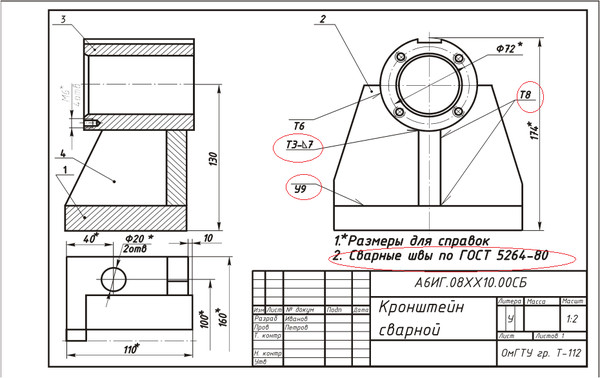
#> input picture data/images/4484eaad9d441b697b76103b2c728154_i-1004.jpg, 600 x 378 px
$ python -i text_line_segmenter.py   (imports and definitions only)
#> lines starting #> are read from the running program, lines starting #| are printed output that depends on the picture; after the words box and inside, x2 and y2 are one past the last pixel; in counts of white or black regions, pixels touching at a corner belong together
#> further down, picture is the input picture: shape (378, 600, 3); mean B, G, R 232.1, 232.4, 233.3
import cv2
import numpy as np


def _merge_intervals(intervals, gap):
    """
    Объединяет близкие вертикальные интервалы.
    """
    if not intervals:
        return []

    intervals = sorted(intervals)

    merged = [list(intervals[0])]

    for y1, y2 in intervals[1:]:
        prev_y1, prev_y2 = merged[-1]

        if y1 - prev_y2 <= gap:
            merged[-1][1] = max(prev_y2, y2)
        else:
            merged.append([y1, y2])

    return [tuple(x) for x in merged]


def segment_text_lines(image):
    """
    Разбивает изображение ячейки штампа на отдельные строки текста.

    Возвращает список изображений строк сверху вниз.
    """

    if image is None or image.size == 0:
        return []

    # Paddle Recognition ожидает 3 канала,
    # но для анализа нам нужен grayscale.
    if len(image.shape) == 3:
        gray = cv2.cvtColor(image, cv2.COLOR_BGR2GRAY)
    else:
        gray = image.copy()

    h, w = gray.shape

    # Небольшое размытие.
    gray = cv2.GaussianBlur(gray, (3, 3), 0)
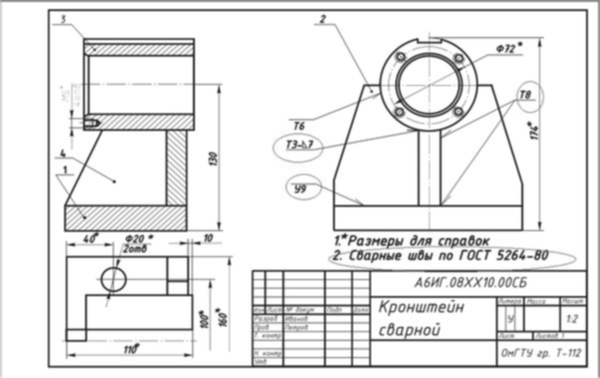
#> gray: shape (378, 600); min 39, max 255, mean 232.7

    # Чёрный текст -> белые объекты.
    _, binary = cv2.threshold(
        gray,
        0,
        255,
        cv2.THRESH_BINARY_INV + cv2.THRESH_OTSU
    )
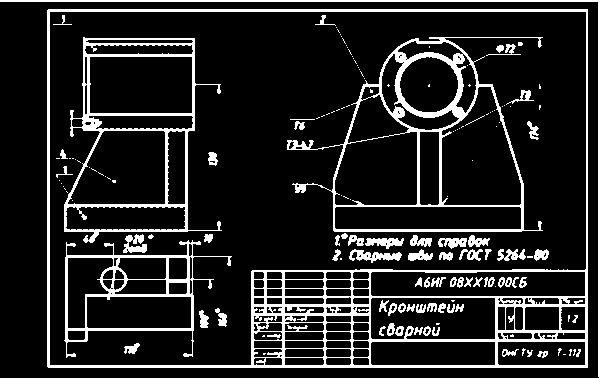
#> binary: shape (378, 600); 13.8% white; 151 white regions (83 under 20 px), largest, box (x1, y1, x2, y2) and area: (47, 9, 588, 368) 11667, (287, 37, 543, 232) 5384, (64, 37, 222, 243) 4170

    # ---------------------------------------------------------
    # Удаляем рамку ячейки.
    # ---------------------------------------------------------

    margin_x = max(2, int(w * 0.01))
    margin_y = max(2, int(h * 0.02))

    binary[:margin_y, :] = 0
    binary[h - margin_y:, :] = 0
    binary[:, :margin_x] = 0
    binary[:, w - margin_x:] = 0

    # ---------------------------------------------------------
    # Удаляем длинные горизонтальные и вертикальные линии.
    # ---------------------------------------------------------

    horizontal_kernel = cv2.getStructuringElement(
        cv2.MORPH_RECT,
        (max(20, w // 5), 1)
    )

    horizontal = cv2.morphologyEx(
        binary,
        cv2.MORPH_OPEN,
        horizontal_kernel
    )
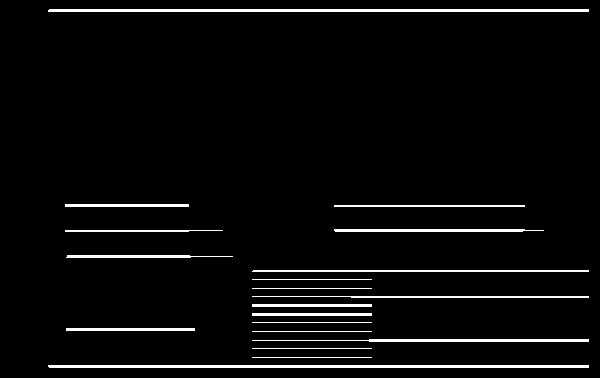
#> horizontal: shape (378, 600); 4% white; 19 white regions, largest, box (x1, y1, x2, y2) and area: (48, 9, 589, 12) 1622, (48, 365, 589, 368) 1622, (252, 339, 589, 342) 777

    vertical_kernel = cv2.getStructuringElement(
        cv2.MORPH_RECT,
        (1, max(20, h // 3))
    )

    vertical = cv2.morphologyEx(
        binary,
        cv2.MORPH_OPEN,
        vertical_kernel
    )
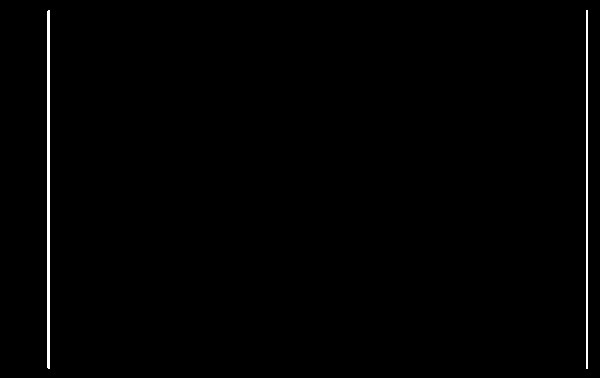
#> vertical: shape (378, 600); 0.79% white; 2 white regions, box (x1, y1, x2, y2) and area: (47, 10, 50, 369) 1075, (586, 10, 588, 369) 718

    clean = cv2.subtract(binary, horizontal)
#> clean: shape (378, 600); 8.9% white; 275 white regions (156 under 20 px), largest, box (x1, y1, x2, y2) and area: (287, 37, 543, 232) 4299, (64, 37, 221, 232) 3149, (85, 257, 214, 328) 1244
    clean = cv2.subtract(clean, vertical)
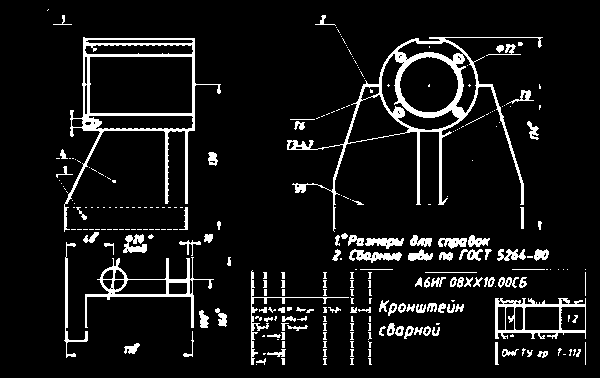
#> clean: shape (378, 600); 8.2% white; 275 white regions (158 under 20 px), largest, box (x1, y1, x2, y2) and area: (287, 37, 543, 232) 4299, (64, 37, 221, 232) 3149, (85, 257, 214, 328) 1244

    # ---------------------------------------------------------
    # Connected Components.
    # ---------------------------------------------------------

    num_labels, labels, stats, centroids = (
        cv2.connectedComponentsWithStats(
            clean,
            connectivity=8
        )
    )
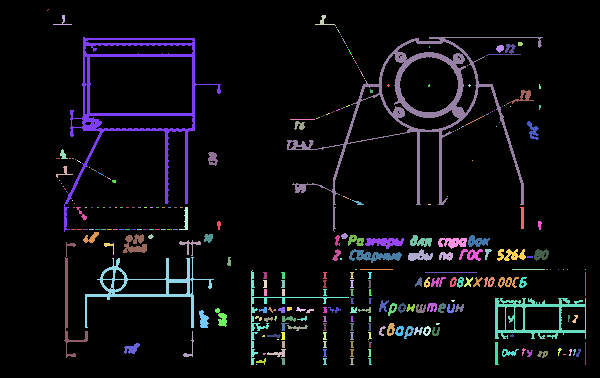
#> labels: shape (378, 600) int32; 276 distinct labels, from 0 to 275; one colour per label, 0 black
#> num_labels = 276; stats = 276 rows, first 6: [0, 0, 600, 378, 208294], [47, 9, 2, 2, 2], [53, 15, 19, 10, 40], [315, 15, 21, 11, 55], [336, 27, 1, 1, 1], [337, 29, 3, 4, 4]; centroids = 276 pairs, first value 47.5 to 585, second value 9.5 to 364

    components = []

    min_area = max(5, int(h * w * 0.00001))

    for i in range(1, num_labels):

        x = stats[i, cv2.CC_STAT_LEFT]
        y = stats[i, cv2.CC_STAT_TOP]
        cw = stats[i, cv2.CC_STAT_WIDTH]
        ch = stats[i, cv2.CC_STAT_HEIGHT]
        area = stats[i, cv2.CC_STAT_AREA]

        # Шум.
        if area < min_area:
            continue

        # Остатки огромных линий.
        if cw > w * 0.8 and ch < h * 0.08:
            continue

        if ch > h * 0.9 and cw < w * 0.05:
            continue

        # Очень мелкие компоненты.
        if ch < max(2, h * 0.015):
            continue

        components.append((x, y, cw, ch))
#> this loop made 275 passes
#> (x, y, cw, ch, area) on passes 2, 3, 7: (53, 15, 19, 10, 40), (315, 15, 21, 11, 55), (64, 37, 157, 195, 3149)
#> after the loop, components = 139 items, first 6: (53, 15, 19, 10), (315, 15, 21, 11), (64, 37, 157, 195), (287, 37, 256, 195), (342, 38, 4, 6), (496, 45, 8, 8)

    if not components:
        return [image]

    # ---------------------------------------------------------
    # Каждый символ задаёт вертикальный диапазон.
    #
    # Буквы одной строки пересекаются по Y или находятся
    # очень близко друг к другу.
    # ---------------------------------------------------------

    intervals = []

    for x, y, cw, ch in components:
        intervals.append((y, y + ch))
#> this loop made 139 passes
#> after the loop, intervals = 139 pairs, first value 15 to 358, second value 25 to 365

    gap = max(3, int(h * 0.04))

    lines = _merge_intervals(intervals, gap)
#> in _merge_intervals, `merged = [list(intervals[0])]`: merged = [[15, 25]]
#> the loop in _merge_intervals, `for y1, y2 in intervals[1:]:` made 138 passes
#> (y1, y2, prev_y2) on passes 1 to 8: (15, 26, 25), (37, 232, 26), (37, 232, 232), (38, 44, 232), (44, 56, 232), (45, 53, 232), (49, 55, 232), (71, 77, 232)
#> after the loop in _merge_intervals, `for y1, y2 in intervals[1:]:`: merged = [[15, 365]]
#> lines = [(15, 365)]

    # ---------------------------------------------------------
    # Фильтруем странные результаты.
    # ---------------------------------------------------------

    filtered_lines = []

    for y1, y2 in lines:

        line_height = y2 - y1

        if line_height < h * 0.08:
            continue

        filtered_lines.append((y1, y2))
#> this loop made 1 pass
#> (y1, y2, line_height) on pass 1: (15, 365, 350)
#> after the loop, filtered_lines = [(15, 365)]

    # Если ничего нормального не нашли.
    if not filtered_lines:
        return [image]

    # ---------------------------------------------------------
    # Вырезаем строки из ОРИГИНАЛЬНОГО изображения.
    # ---------------------------------------------------------

    result = []

    padding_y = max(3, int(h * 0.04))
    padding_x = max(3, int(w * 0.01))

    for y1, y2 in filtered_lines:

        yy1 = max(0, y1 - padding_y)
        yy2 = min(h, y2 + padding_y)

        # Находим компоненты, относящиеся к этой строке,
        # чтобы не оставлять 1500 px пустого пространства.
        line_components = []

        for x, y, cw, ch in components:

            cy = y + ch / 2

            if y1 <= cy <= y2:
                line_components.append((x, y, cw, ch))

        if line_components:

            x1 = min(x for x, y, cw, ch in line_components)
            x2 = max(x + cw for x, y, cw, ch in line_components)

            xx1 = max(0, x1 - padding_x)
            xx2 = min(w, x2 + padding_x)

        else:
            xx1 = 0
            xx2 = w

        crop = image[yy1:yy2, xx1:xx2]

        if crop.size > 0:
            result.append(crop)
#> this loop made 1 pass
#> (y1, y2, yy1, yy2, x1, x2, xx1, xx2) on pass 1: (15, 365, 0, 378, 53, 586, 47, 592)
#> pass 1, in segment_text_lines, `crop = image[yy1:yy2, xx1:xx2]`:
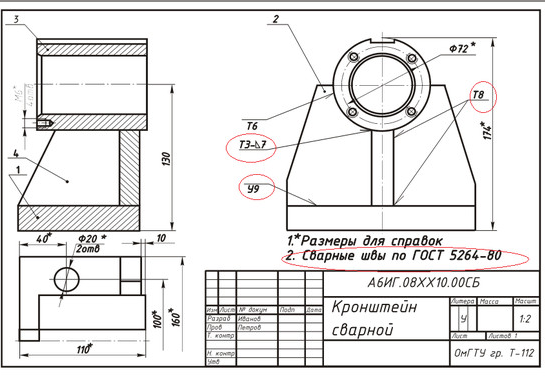
#> crop: shape (378, 545, 3); mean B, G, R 230.5, 230.8, 231.7
#> after the loop, result = 1 item

    return result

>>> import cv2
>>> picture = cv2.imread('../../data/images/4484eaad9d441b697b76103b2c728154_i-1004.jpg')
>>> result = segment_text_lines(picture)
#> result = 1 item

$ run again, on data/images/egr.jpg
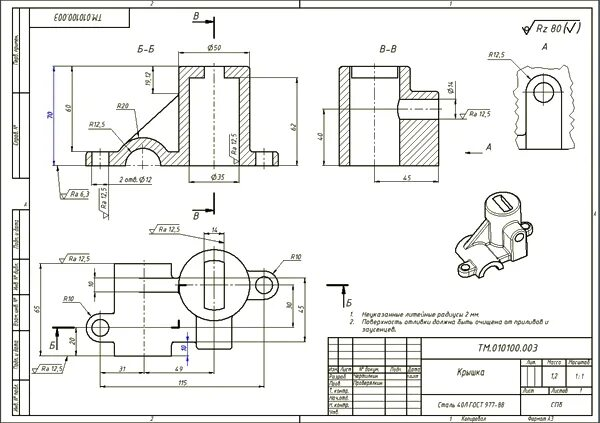
#> input picture data/images/egr.jpg, 600 x 423 px
#> picture is the input picture: shape (423, 600, 3); mean B, G, R 234.8, 236.8, 236.6
#> horizontal: shape (423, 600); 2.2% white in thin lines or dots
#> vertical: shape (423, 600); 1.7% white; 6 white regions, box (x1, y1, x2, y2) and area: (28, 8, 31, 415) 1221, (591, 8, 593, 415) 814, (18, 208, 21, 415) 621, (11, 208, 14, 415) 618, (18, 8, 21, 180) 516, (11, 8, 14, 180) 513
#> in segment_text_lines, `num_labels, labels, stats, centroids = ( cv2.connectedComponentsWithSt..`:
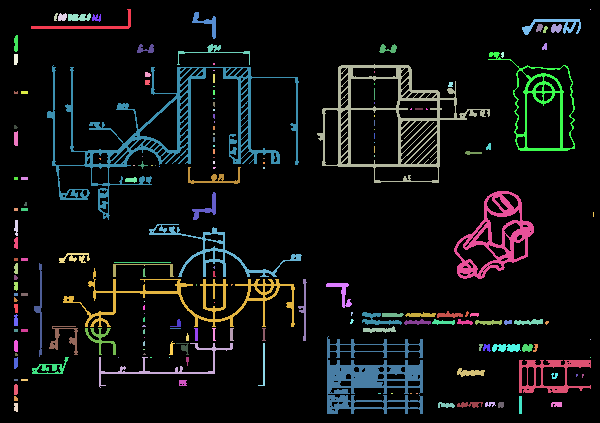
#> labels: shape (423, 600) int32; 187 distinct labels, from 0 to 186; one colour per label, 0 black
#> num_labels = 187; stats = 187 rows, first 6: [0, 0, 600, 423, 225904], [31, 9, 100, 20, 349], [590, 9, 1, 1, 1], [54, 13, 4, 8, 21], [58, 13, 9, 8, 57], [68, 13, 23, 8, 138]; centroids = 187 pairs, first value 15 to 593, second value 9 to 406.8
#> the loop in segment_text_lines, `for i in range(1, num_labels): ` made 186 passes
#> after the loop in segment_text_lines, `for i in range(1, num_labels):`: components = 72 items, first 6: (31, 9, 100, 20), (54, 13, 4, 8), (58, 13, 9, 8), (68, 13, 23, 8), (192, 12, 24, 27), (92, 14, 9, 8)
#> the loop in segment_text_lines, `for x, y, cw, ch in components:` made 72 passes
#> after the loop in segment_text_lines, `for x, y, cw, ch in components:`: intervals = 72 pairs, first value 9 to 403, second value 21 to 414
#> in _merge_intervals, `merged = [list(intervals[0])]`: merged = [[9, 29]]
#> the loop in _merge_intervals, `for y1, y2 in intervals[1:]:` made 71 passes
#> (y1, y2, prev_y2) on passes 1 to 8: (12, 39, 29), (13, 21, 39), (13, 21, 39), (13, 21, 39), (14, 22, 39), (19, 35, 39), (24, 32, 39), (24, 33, 39)
#> after the loop in _merge_intervals, `for y1, y2 in intervals[1:]:`: merged = [[9, 414]]
#> lines = [(9, 414)]
#> the loop in segment_text_lines, `for y1, y2 in lines: ` made 1 pass
#> (y1, y2, line_height) on pass 1: (9, 414, 405)
#> the loop in segment_text_lines, `for y1, y2 in filtered_lines: ` made 1 pass
#> (y1, y2, yy1, yy2, x1, x2, xx1, xx2) on pass 1: (9, 414, 0, 423, 14, 591, 8, 597)
#> pass 1, in segment_text_lines, `crop = image[yy1:yy2, xx1:xx2]`:
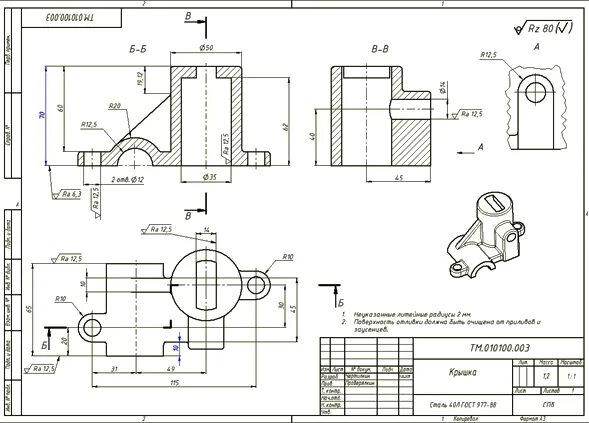
#> crop: shape (423, 589, 3); mean B, G, R 235.4, 237.4, 237.2
#> after the loop in segment_text_lines, `for y1, y2 in filtered_lines:`: result = 1 item

$ run again, on data/images/i.jpg
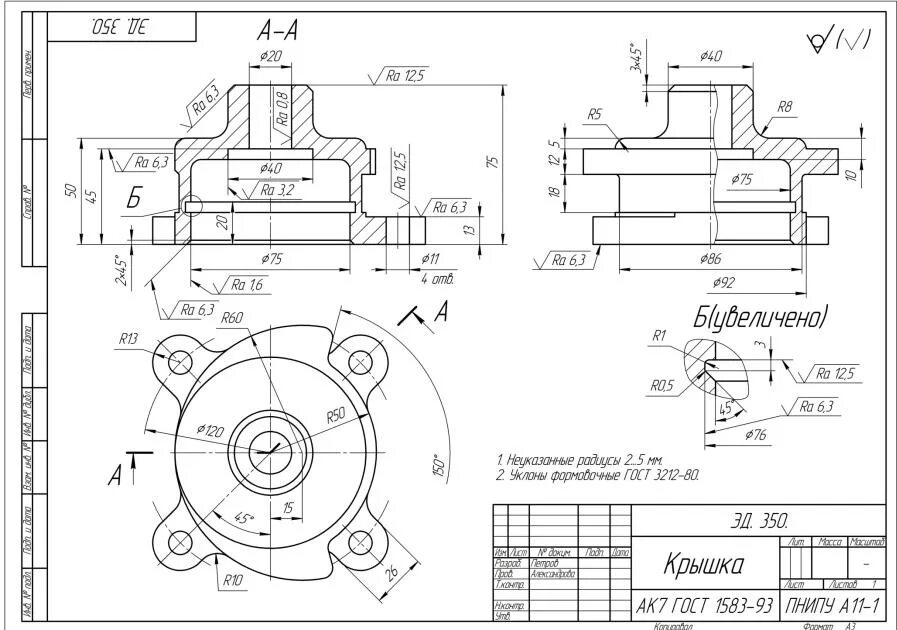
#> input picture data/images/i.jpg, 897 x 630 px
#> picture is the input picture: shape (630, 897, 3); mean B, G, R 238.8, 238.8, 238.8
#> horizontal: shape (630, 897); 1.4% white; 12 white regions, largest, box (x1, y1, x2, y2) and area: (492, 503, 887, 506) 1184, (77, 243, 507, 246) 981, (492, 535, 888, 538) 913
#> vertical: shape (630, 897); 1.1% white; 6 white regions, box (x1, y1, x2, y2) and area: (46, 13, 49, 619) 1818, (885, 13, 887, 619) 1212, (31, 313, 34, 619) 918, (31, 13, 34, 269) 768, (20, 13, 23, 269) 766, (21, 313, 23, 619) 612
#> in segment_text_lines, `num_labels, labels, stats, centroids = ( cv2.connectedComponentsWithSt..`:
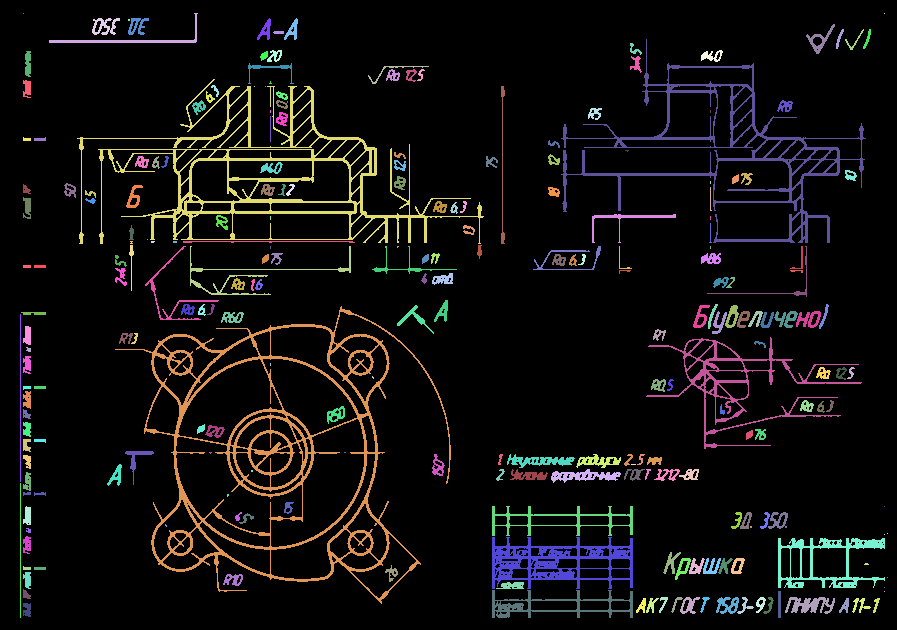
#> labels: shape (630, 897) int32; 247 distinct labels, from 0 to 246; one colour per label, 0 black
#> num_labels = 247; stats = 247 rows, first 6: [0, 0, 897, 630, 510642], [23, 13, 1, 1, 1], [49, 13, 149, 30, 500], [884, 13, 1, 1, 1], [92, 18, 28, 17, 233], [128, 19, 2, 2, 4]; centroids = 247 pairs, first value 20 to 887, second value 13 to 609.3
#> the loop in segment_text_lines, `for i in range(1, num_labels): ` made 246 passes
#> (x, y, cw, ch, area) on passes 2, 4, 6: (49, 13, 149, 30, 500), (92, 18, 28, 17, 233), (128, 18, 21, 17, 177)
#> after the loop in segment_text_lines, `for i in range(1, num_labels):`: components = 183 items, first 6: (49, 13, 149, 30), (92, 18, 28, 17), (128, 18, 21, 17), (257, 18, 14, 22), (284, 18, 14, 22), (806, 24, 29, 30)
#> the loop in segment_text_lines, `for x, y, cw, ch in components:` made 183 passes
#> after the loop in segment_text_lines, `for x, y, cw, ch in components:`: intervals = 183 pairs, first value 13 to 603, second value 35 to 618
#> in _merge_intervals, `merged = [list(intervals[0])]`: merged = [[13, 43]]
#> the loop in _merge_intervals, `for y1, y2 in intervals[1:]:` made 182 passes
#> (y1, y2, prev_y2) on passes 1 to 3: (18, 35, 43), (18, 35, 43), (18, 40, 43)
#> after the loop in _merge_intervals, `for y1, y2 in intervals[1:]:`: merged = [[13, 618]]
#> lines = [(13, 618)]
#> the loop in segment_text_lines, `for y1, y2 in lines: ` made 1 pass
#> (y1, y2, line_height) on pass 1: (13, 618, 605)
#> the loop in segment_text_lines, `for y1, y2 in filtered_lines: ` made 1 pass
#> (y1, y2, yy1, yy2, x1, x2, xx1, xx2) on pass 1: (13, 618, 0, 630, 20, 885, 12, 893)
#> pass 1, in segment_text_lines, `crop = image[yy1:yy2, xx1:xx2]`:
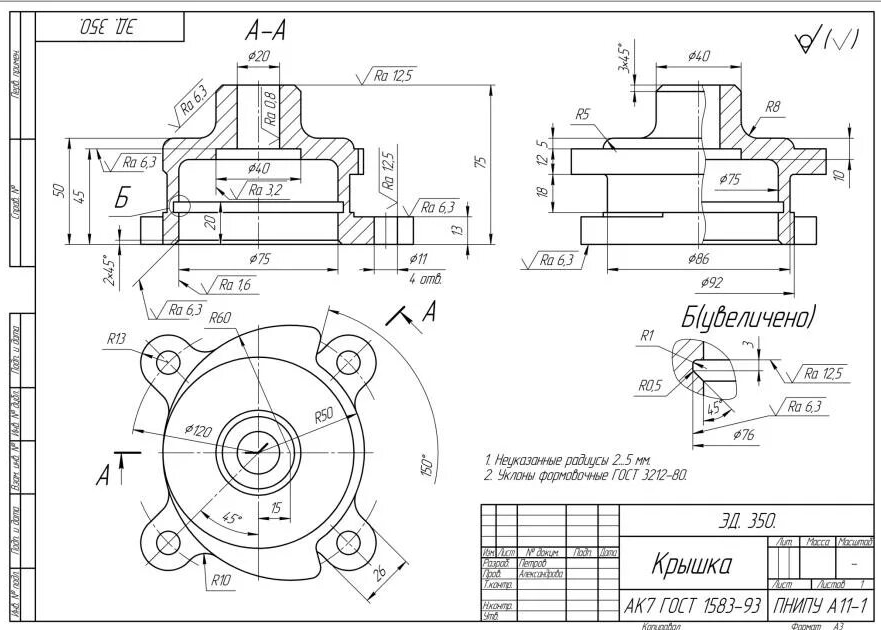
#> crop: shape (630, 881, 3); mean B, G, R 238.8, 238.9, 238.9
#> after the loop in segment_text_lines, `for y1, y2 in filtered_lines:`: result = 1 item
